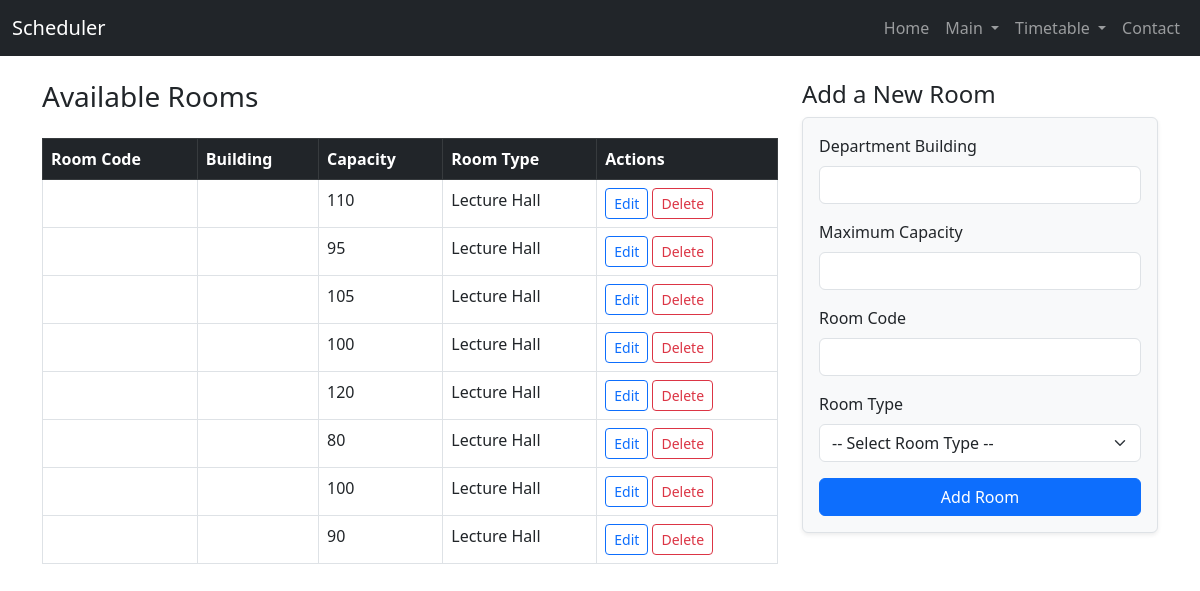
The page /timetable/rooms/ on the database its author committed.
### Timetable/models.py (models this page shows, shortened)
class Room(models.Model):
    code = models.CharField(max_length=20, unique=True)
    building = models.ForeignKey(Building, on_delete=models.CASCADE)
    room_type = models.ForeignKey(RoomType, on_delete=models.CASCADE)
    lab_type = models.ForeignKey(LabType, on_delete=models.SET_NULL, blank=True, null=True)
    capacity = models.PositiveIntegerField()
    dimensions = models.CharField(max_length=20)
    max_courses = models.PositiveIntegerField(default=1)
    proctors_required = models.PositiveIntegerField(default=1)
    is_overflow = models.BooleanField(default=False)
    class Meta:
        ordering = ['code']

class RoomType(models.Model):
    name = models.CharField(max_length=50, unique=True)
    description = models.TextField(blank=True, null=True)
    def __str__(self):
        return self.name

### Timetable/views.py (the view, shortened to what this page needs)
# urls.py: path('rooms/',views.rooms, name='rooms'),
def rooms(request):
    rooms = Room.objects.all()
    return render(request, 'timetable/rooms.html', {'rooms': rooms})

### templates/timetable/rooms.html (shortened to what this page needs)
{% extends 'home/base.html' %}
{% block content %}
<div class="row">
    <div class="col-md-8">
        <h3 class="mb-4">Available Rooms</h3>
        <table class="table table-bordered table-hover">
            <thead class="table-dark">
                <tr>
                    <th>Room Code</th>
                    <th>Building</th>
                    <th>Capacity</th>
                    <th>Room Type</th>
                    <th>Actions</th>
                </tr>
            </thead>
            <tbody>
                {% for room in rooms %}
                <tr>
                    <td>{{ room.room_code }}</td>
                    <td>{{ room.department_building }}</td>
                    <td>{{ room.capacity }}</td>
                    <td>{{ room.room_type }}</td>
                    <td>
                        <a href="{% url 'edit_room' room.id %}" class="btn btn-sm btn-outline-primary">Edit</a>
                        <a href="{% url 'delete_room' room.id %}" class="btn btn-sm btn-outline-danger" onclick="return confirm('Are you sure you want to delete this room?');">Delete</a>
                    </td>
                </tr>
                {% empty %}
                <tr><td colspan="5">No rooms added yet.</td></tr>
                {% endfor %}
            </tbody>
        </table>
    </div>
    <div class="col-md-4">
        <h4>Add a New Room</h4>
        <form method="post" class="border p-3 rounded shadow-sm bg-light">
            <div class="mb-3">
                <label for="department_building" class="form-label">Department Building</label>
                <input type="text" class="form-control" id="department_building" name="department_building" required>
            </div>
            <div class="mb-3">
                <label for="capacity" class="form-label">Maximum Capacity</label>
                <input type="number" class="form-control" id="capacity" name="capacity" required>
            </div>
            <div class="mb-3">
                <label for="room_code" class="form-label">Room Code</label>
                <input type="text" class="form-control" id="room_code" name="room_code" required>
            </div>
            <div class="mb-3">
                <label for="room_type" class="form-label">Room Type</label>
                <select class="form-select" id="room_type" name="room_type" required>
                    <option value="">-- Select Room Type --</option>
                </select>
            </div>
            <button type="submit" class="btn btn-primary w-100">Add Room</button>
        </form>
    </div>
</div>
{% endblock %}

### rows shown on the page
Room: capacity "110", room_type "Lecture Hall"
Room: capacity "95", room_type "Lecture Hall"
Room: capacity "105", room_type "Lecture Hall"
Room: capacity "100", room_type "Lecture Hall"
Room: capacity "120", room_type "Lecture Hall"
Room: capacity "80", room_type "Lecture Hall"
Room: capacity "100", room_type "Lecture Hall"
Room: capacity "90", room_type "Lecture Hall"
